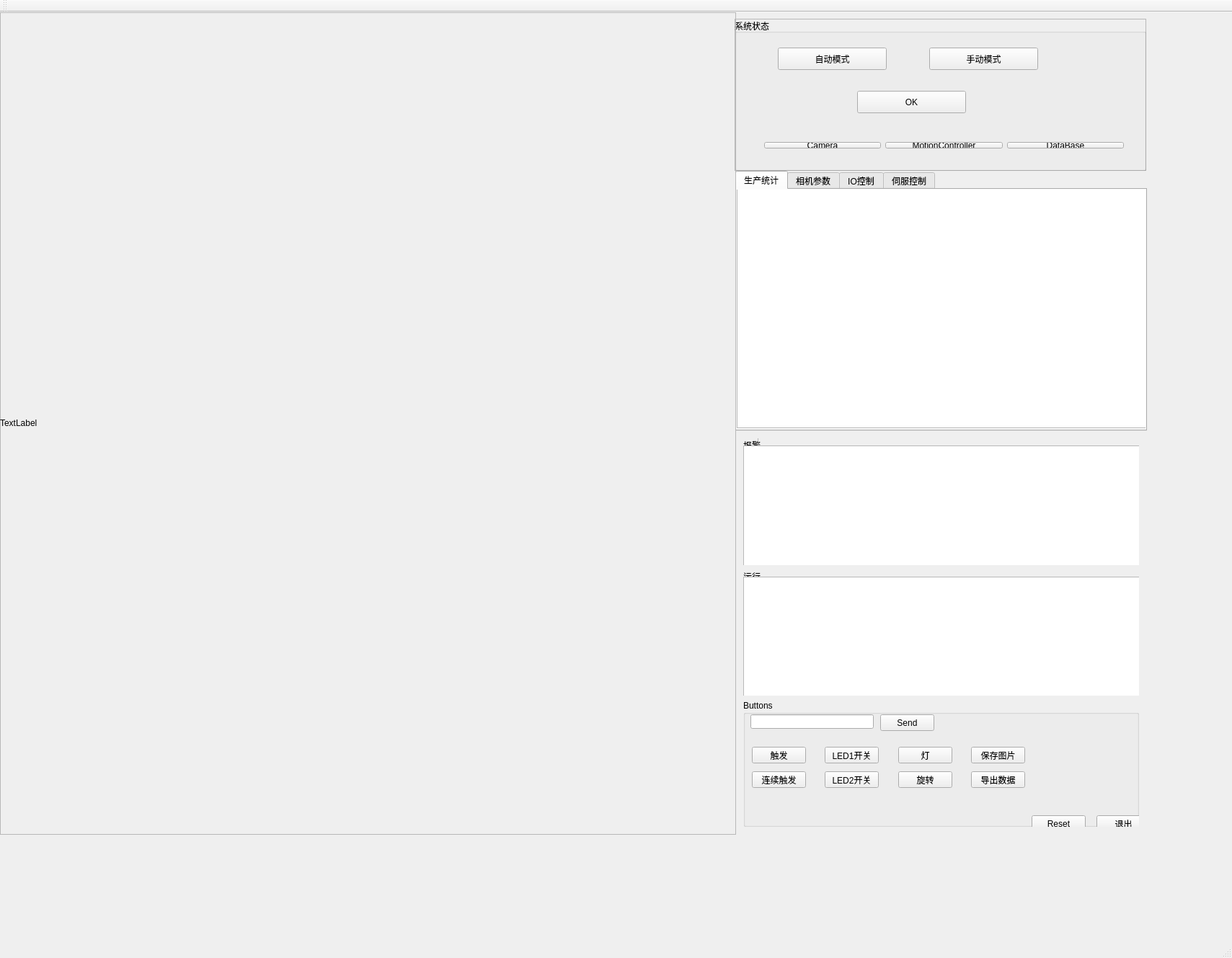
<?xml version="1.0" encoding="UTF-8"?>
<ui version="4.0">
 <class>ApplicationClass</class>
 <widget class="QMainWindow" name="ApplicationClass">
  <property name="geometry">
   <rect>
    <x>0</x>
    <y>0</y>
    <width>1709</width>
    <height>1329</height>
   </rect>
  </property>
  <property name="windowTitle">
   <string>Application</string>
  </property>
  <widget class="QWidget" name="centralWidget">
   <widget class="QLabel" name="label_5">
    <property name="geometry">
     <rect>
      <x>630</x>
      <y>-10</y>
      <width>54</width>
      <height>12</height>
     </rect>
    </property>
    <property name="text">
     <string>camera2</string>
    </property>
   </widget>
   <widget class="QLabel" name="label_6">
    <property name="geometry">
     <rect>
      <x>1270</x>
      <y>-10</y>
      <width>54</width>
      <height>12</height>
     </rect>
    </property>
    <property name="text">
     <string>camera3</string>
    </property>
   </widget>
   <widget class="QLabel" name="label_4">
    <property name="geometry">
     <rect>
      <x>-10</x>
      <y>-10</y>
      <width>54</width>
      <height>12</height>
     </rect>
    </property>
    <property name="text">
     <string>camera1</string>
    </property>
   </widget>
   <widget class="QTabWidget" name="tabWidget">
    <property name="geometry">
     <rect>
      <x>1020</x>
      <y>220</y>
      <width>571</width>
      <height>361</height>
     </rect>
    </property>
    <property name="currentIndex">
     <number>0</number>
    </property>
    <widget class="QWidget" name="tab1">
     <attribute name="title">
      <string>生产统计</string>
     </attribute>
     <widget class="QTableView" name="table_statistic">
      <property name="geometry">
       <rect>
        <x>0</x>
        <y>-20</y>
        <width>621</width>
        <height>351</height>
       </rect>
      </property>
     </widget>
    </widget>
    <widget class="QWidget" name="tab">
     <attribute name="title">
      <string>相机参数</string>
     </attribute>
    </widget>
    <widget class="QWidget" name="tab_2">
     <attribute name="title">
      <string>IO控制</string>
     </attribute>
     <widget class="QTableView" name="table_IO">
      <property name="geometry">
       <rect>
        <x>0</x>
        <y>0</y>
        <width>631</width>
        <height>461</height>
       </rect>
      </property>
     </widget>
    </widget>
    <widget class="QWidget" name="tab_5">
     <attribute name="title">
      <string>伺服控制</string>
     </attribute>
     <widget class="QWidget" name="layoutWidget">
      <property name="geometry">
       <rect>
        <x>0</x>
        <y>3</y>
        <width>561</width>
        <height>331</height>
       </rect>
      </property>
      <layout class="QHBoxLayout" name="horizontalLayout">
       <item>
        <widget class="QGroupBox" name="groupBox_2">
         <property name="title">
          <string>轴1-上下料轴</string>
         </property>
         <widget class="QPushButton" name="Btn_Axile1_Enable">
          <property name="geometry">
           <rect>
            <x>30</x>
            <y>50</y>
            <width>75</width>
            <height>23</height>
           </rect>
          </property>
          <property name="text">
           <string>轴使能</string>
          </property>
         </widget>
         <widget class="QPushButton" name="Btn_Home">
          <property name="geometry">
           <rect>
            <x>140</x>
            <y>50</y>
            <width>75</width>
            <height>23</height>
           </rect>
          </property>
          <property name="text">
           <string>Home</string>
          </property>
         </widget>
         <widget class="QPushButton" name="Btn_LoadPos">
          <property name="geometry">
           <rect>
            <x>140</x>
            <y>80</y>
            <width>75</width>
            <height>23</height>
           </rect>
          </property>
          <property name="text">
           <string>上料位</string>
          </property>
         </widget>
         <widget class="QPushButton" name="Btn_MeasurePos">
          <property name="geometry">
           <rect>
            <x>140</x>
            <y>110</y>
            <width>75</width>
            <height>23</height>
           </rect>
          </property>
          <property name="text">
           <string>测量位</string>
          </property>
         </widget>
         <widget class="QPushButton" name="Btn_JogIncrease">
          <property name="geometry">
           <rect>
            <x>30</x>
            <y>80</y>
            <width>75</width>
            <height>23</height>
           </rect>
          </property>
          <property name="text">
           <string>Jog +</string>
          </property>
         </widget>
         <widget class="QPushButton" name="Btn_JogDecrease">
          <property name="geometry">
           <rect>
            <x>30</x>
            <y>110</y>
            <width>75</width>
            <height>23</height>
           </rect>
          </property>
          <property name="text">
           <string>Jog -</string>
          </property>
         </widget>
         <widget class="QToolButton" name="toolButton">
          <property name="geometry">
           <rect>
            <x>30</x>
            <y>160</y>
            <width>21</width>
            <height>21</height>
           </rect>
          </property>
          <property name="text">
           <string/>
          </property>
         </widget>
         <widget class="QLabel" name="label_2">
          <property name="geometry">
           <rect>
            <x>60</x>
            <y>170</y>
            <width>54</width>
            <height>12</height>
           </rect>
          </property>
          <property name="text">
           <string>轴正限位</string>
          </property>
         </widget>
         <widget class="QToolButton" name="toolButton_2">
          <property name="geometry">
           <rect>
            <x>30</x>
            <y>190</y>
            <width>21</width>
            <height>21</height>
           </rect>
          </property>
          <property name="text">
           <string/>
          </property>
         </widget>
         <widget class="QLabel" name="label_3">
          <property name="geometry">
           <rect>
            <x>60</x>
            <y>200</y>
            <width>54</width>
            <height>12</height>
           </rect>
          </property>
          <property name="text">
           <string>轴负限位</string>
          </property>
         </widget>
        </widget>
       </item>
       <item>
        <widget class="QGroupBox" name="groupBox_3">
         <property name="title">
          <string>轴2-旋转平台</string>
         </property>
        </widget>
       </item>
      </layout>
     </widget>
    </widget>
   </widget>
   <widget class="QWidget" name="layoutWidget_3">
    <property name="geometry">
     <rect>
      <x>1020</x>
      <y>580</y>
      <width>571</width>
      <height>561</height>
     </rect>
    </property>
    <layout class="QVBoxLayout" name="verticalLayout_2">
     <item>
      <widget class="QGroupBox" name="groupBox_4">
       <property name="minimumSize">
        <size>
         <width>50</width>
         <height>50</height>
        </size>
       </property>
       <property name="title">
        <string>报警</string>
       </property>
       <widget class="QFrame" name="frame">
        <property name="geometry">
         <rect>
          <x>20</x>
          <y>-470</y>
          <width>691</width>
          <height>481</height>
         </rect>
        </property>
        <property name="frameShape">
         <enum>QFrame::StyledPanel</enum>
        </property>
        <property name="frameShadow">
         <enum>QFrame::Raised</enum>
        </property>
       </widget>
       <widget class="QTableView" name="table_alarm">
        <property name="geometry">
         <rect>
          <x>0</x>
          <y>10</y>
          <width>571</width>
          <height>171</height>
         </rect>
        </property>
        <property name="minimumSize">
         <size>
          <width>50</width>
          <height>50</height>
         </size>
        </property>
       </widget>
      </widget>
     </item>
     <item>
      <widget class="QGroupBox" name="groupBox_5">
       <property name="minimumSize">
        <size>
         <width>50</width>
         <height>50</height>
        </size>
       </property>
       <property name="title">
        <string>运行</string>
       </property>
       <widget class="QTextEdit" name="textEdit_status">
        <property name="geometry">
         <rect>
          <x>0</x>
          <y>10</y>
          <width>571</width>
          <height>171</height>
         </rect>
        </property>
        <property name="minimumSize">
         <size>
          <width>50</width>
          <height>50</height>
         </size>
        </property>
       </widget>
      </widget>
     </item>
     <item>
      <widget class="QGroupBox" name="groupBox">
       <property name="minimumSize">
        <size>
         <width>450</width>
         <height>125</height>
        </size>
       </property>
       <property name="title">
        <string>Buttons</string>
       </property>
       <widget class="QPushButton" name="btn_loadImage">
        <property name="geometry">
         <rect>
          <x>12</x>
          <y>65</y>
          <width>75</width>
          <height>23</height>
         </rect>
        </property>
        <property name="text">
         <string>触发</string>
        </property>
       </widget>
       <widget class="QPushButton" name="btn_loadcontinuImage">
        <property name="geometry">
         <rect>
          <x>12</x>
          <y>99</y>
          <width>75</width>
          <height>23</height>
         </rect>
        </property>
        <property name="text">
         <string>连续触发</string>
        </property>
       </widget>
       <widget class="QLineEdit" name="lineEdit">
        <property name="geometry">
         <rect>
          <x>10</x>
          <y>20</y>
          <width>171</width>
          <height>20</height>
         </rect>
        </property>
       </widget>
       <widget class="QPushButton" name="sendButton">
        <property name="geometry">
         <rect>
          <x>190</x>
          <y>20</y>
          <width>75</width>
          <height>23</height>
         </rect>
        </property>
        <property name="text">
         <string>Send</string>
        </property>
       </widget>
       <widget class="QPushButton" name="exitButton">
        <property name="geometry">
         <rect>
          <x>490</x>
          <y>160</y>
          <width>75</width>
          <height>23</height>
         </rect>
        </property>
        <property name="text">
         <string>退出</string>
        </property>
       </widget>
       <widget class="QPushButton" name="btn_LED1">
        <property name="geometry">
         <rect>
          <x>113</x>
          <y>65</y>
          <width>75</width>
          <height>23</height>
         </rect>
        </property>
        <property name="text">
         <string>LED1开关</string>
        </property>
       </widget>
       <widget class="QPushButton" name="btn_LED2">
        <property name="geometry">
         <rect>
          <x>113</x>
          <y>99</y>
          <width>75</width>
          <height>23</height>
         </rect>
        </property>
        <property name="text">
         <string>LED2开关</string>
        </property>
       </widget>
       <widget class="QPushButton" name="btn_reset">
        <property name="geometry">
         <rect>
          <x>400</x>
          <y>160</y>
          <width>75</width>
          <height>23</height>
         </rect>
        </property>
        <property name="text">
         <string>Reset</string>
        </property>
       </widget>
       <widget class="QPushButton" name="btn_light">
        <property name="geometry">
         <rect>
          <x>215</x>
          <y>65</y>
          <width>75</width>
          <height>23</height>
         </rect>
        </property>
        <property name="text">
         <string>灯</string>
        </property>
       </widget>
       <widget class="QPushButton" name="btn_rotate">
        <property name="geometry">
         <rect>
          <x>215</x>
          <y>99</y>
          <width>75</width>
          <height>23</height>
         </rect>
        </property>
        <property name="text">
         <string>旋转</string>
        </property>
       </widget>
       <widget class="QPushButton" name="btn_importData">
        <property name="geometry">
         <rect>
          <x>316</x>
          <y>99</y>
          <width>75</width>
          <height>23</height>
         </rect>
        </property>
        <property name="text">
         <string>导出数据</string>
        </property>
       </widget>
       <widget class="QPushButton" name="btn_saveImage">
        <property name="geometry">
         <rect>
          <x>316</x>
          <y>65</y>
          <width>75</width>
          <height>23</height>
         </rect>
        </property>
        <property name="text">
         <string>保存图片</string>
        </property>
       </widget>
      </widget>
     </item>
    </layout>
   </widget>
   <widget class="QFrame" name="frame_2">
    <property name="geometry">
     <rect>
      <x>1019</x>
      <y>9</y>
      <width>571</width>
      <height>211</height>
     </rect>
    </property>
    <property name="frameShape">
     <enum>QFrame::StyledPanel</enum>
    </property>
    <property name="frameShadow">
     <enum>QFrame::Raised</enum>
    </property>
    <widget class="QGroupBox" name="groupBox_6">
     <property name="geometry">
      <rect>
       <x>0</x>
       <y>0</y>
       <width>571</width>
       <height>211</height>
      </rect>
     </property>
     <property name="title">
      <string>系统状态</string>
     </property>
     <widget class="QPushButton" name="Indicator_AutoMode">
      <property name="geometry">
       <rect>
        <x>60</x>
        <y>40</y>
        <width>151</width>
        <height>31</height>
       </rect>
      </property>
      <property name="text">
       <string>自动模式</string>
      </property>
     </widget>
     <widget class="QPushButton" name="Indicator_ManualMode">
      <property name="geometry">
       <rect>
        <x>270</x>
        <y>40</y>
        <width>151</width>
        <height>31</height>
       </rect>
      </property>
      <property name="text">
       <string>手动模式</string>
      </property>
     </widget>
     <widget class="QPushButton" name="pushButton_3">
      <property name="geometry">
       <rect>
        <x>170</x>
        <y>100</y>
        <width>151</width>
        <height>31</height>
       </rect>
      </property>
      <property name="text">
       <string>OK</string>
      </property>
     </widget>
     <widget class="QWidget" name="layoutWidget_4">
      <property name="geometry">
       <rect>
        <x>30</x>
        <y>160</y>
        <width>521</width>
        <height>31</height>
       </rect>
      </property>
      <layout class="QGridLayout" name="gridLayout">
       <item row="0" column="1">
        <widget class="QPushButton" name="Indicator_Motion">
         <property name="text">
          <string>MotionController</string>
         </property>
        </widget>
       </item>
       <item row="0" column="0">
        <widget class="QPushButton" name="Indicator_Camera">
         <property name="text">
          <string>Camera</string>
         </property>
        </widget>
       </item>
       <item row="0" column="2">
        <widget class="QPushButton" name="Indicator_Database">
         <property name="text">
          <string>DataBase</string>
         </property>
        </widget>
       </item>
      </layout>
     </widget>
    </widget>
   </widget>
   <widget class="QFrame" name="frame_3">
    <property name="geometry">
     <rect>
      <x>0</x>
      <y>0</y>
      <width>1021</width>
      <height>1141</height>
     </rect>
    </property>
    <property name="frameShape">
     <enum>QFrame::StyledPanel</enum>
    </property>
    <property name="frameShadow">
     <enum>QFrame::Raised</enum>
    </property>
    <widget class="QLabel" name="label">
     <property name="geometry">
      <rect>
       <x>0</x>
       <y>0</y>
       <width>1020</width>
       <height>1140</height>
      </rect>
     </property>
     <property name="text">
      <string>TextLabel</string>
     </property>
    </widget>
   </widget>
  </widget>
  <widget class="QMenuBar" name="menuBar">
   <property name="geometry">
    <rect>
     <x>0</x>
     <y>0</y>
     <width>1709</width>
     <height>23</height>
    </rect>
   </property>
  </widget>
  <widget class="QToolBar" name="mainToolBar">
   <attribute name="toolBarArea">
    <enum>TopToolBarArea</enum>
   </attribute>
   <attribute name="toolBarBreak">
    <bool>false</bool>
   </attribute>
  </widget>
  <widget class="QStatusBar" name="statusBar"/>
 </widget>
 <layoutdefault spacing="6" margin="11"/>
 <resources>
  <include location="Application.qrc"/>
 </resources>
 <connections/>
</ui>
